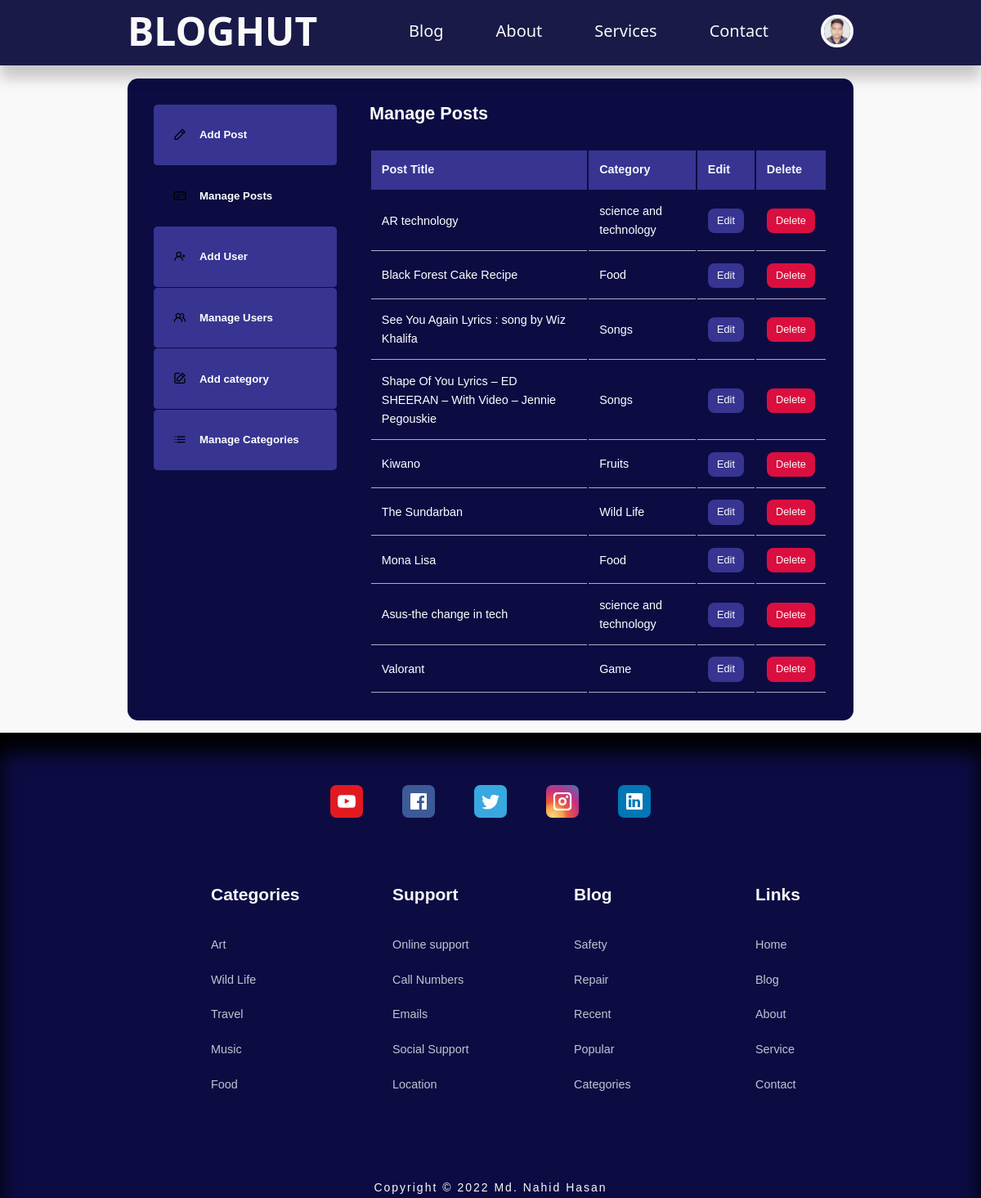
Screenshot of /admin/index.php (signed in) with the database file from the repository.
### tables this page shows
CREATE TABLE `users` (
  `id` int(11) UNSIGNED NOT NULL,
  `firstname` varchar(50) NOT NULL,
  `lastname` varchar(50) NOT NULL,
  `username` varchar(50) NOT NULL,
  `email` varchar(100) NOT NULL,
  `password` varchar(255) NOT NULL,
  `avatar` varchar(255) NOT NULL,
  `is_admin` tinyint(1) NOT NULL
);

CREATE TABLE `posts` (
  `id` int(11) UNSIGNED NOT NULL,
  `title` varchar(255) NOT NULL,
  `body` text NOT NULL,
  `thumbnail` varchar(255) NOT NULL,
  `date_time` timestamp NOT NULL DEFAULT current_timestamp(),
  `category_id` int(11) UNSIGNED DEFAULT NULL,
  `author_id` int(11) UNSIGNED DEFAULT NULL,
  `is_featured` tinyint(1) NOT NULL
);

CREATE TABLE `categories` (
  `id` int(11) UNSIGNED NOT NULL,
  `title` varchar(50) NOT NULL,
  `description` text NOT NULL
);

### admin/partials/header.php (called while the page is built, shortened)
<?php
    include'../partials/header.php';
?>

### admin/index.php (the view, shortened to what this page needs)
<?php
    include'partials/header.php';
?>
    <section class="admin">
        <div class="dashboard">
        <div class="container dashboard-container">
           <aside>
            <ul>
                <li>
                    <a href="add-post.php"><i class="uil uil-pen"></i>
                        <h5>Add Post</h5>
                    </a>
                </li>
                <li>
                    <a href="index.php" class="active"><i class="uil uil-postcard"></i>
                        <h5>Manage Posts</h5>
                    </a>
                </li>
                <?php if(isset($_SESSION['user_is_admin'])): ?>
                <li>
                    <a href="add-user.php"><i class="uil uil-user-plus"></i>
                        <h5>Add User</h5>
                    </a>
                </li>
                <li>
                    <a href="manage-users.php" ><i class="uil uil-users-alt"></i>
                        <h5>Manage Users</h5>
                    </a>
                </li>
                <li>
                    <a href="add-category.php"><i class="uil uil-edit"></i>
                        <h5>Add category</h5>
                    </a>
                </li>
                <li>
                    <a href="manage-categories.php" ><i class="uil uil-list-ul"></i>
                        <h5>Manage Categories</h5>
                    </a>
                </li>
                    <?php endif ?>
            </ul>
           </aside>
           <main class="admin-dashboard">
            <h2>Manage Posts</h2>
            <table>
                <thead>
                    <th>Post Title</th>
                    <th>Category</th>
                    <th>Edit</th>
                    <th>Delete</th>
                </thead>
                <tbody>
                <?php if(isset($_SESSION['user_is_admin'])): ?>
                        <?php
                                $query = "select id, title, category_id from posts order by id";
                                $posts = mysqli_query($con, $query);
                        ?>
                            <?php while ($post= mysqli_fetch_assoc($posts)): ?>
                                    <?php
                                        $category_id = $post['category_id'];
                                        $category_query = "select title from categories where id=$category_id";
                                        $category_result = mysqli_query($con,$category_query);
                                        $category = mysqli_fetch_assoc($category_result);
                                        ?>
                                        <tr>
                                            <td><?= $post['title']?></td>
                                            <td><?= $category['title']?></td>
                                            <td><a href="edit-post.php?id=<?= $post['id']?>" class="btn sm">Edit</a></td>
                                            <td><a href="delete-post.php?id=<?= $post['id']?>" class="btn sm danger">Delete</a></td>
                                        </tr>
                            <?php endwhile ?>
                    <?php endif ?>
                </tbody>
            </table>
           </main>
        </div>
        </div>
    </section>
<?php
    include'../partials/footer.php';
?>

### partials/header.php (shortened to what this page needs)
<?php
    include'./config/database.php';
    if(isset($_SESSION['user-id']))
    {
        $id = $_SESSION['user-id'];
            $query = "SELECT * FROM users WHERE id= '$id'";
            $result = mysqli_query($con, $query);
            $user_avatar = mysqli_fetch_assoc($result);
            $avatar = $user_avatar['avatar'];
    }
?>
<!DOCTYPE html>
<html>
    <head>
        <link rel="stylesheet" href="../css/style.css">
        <link rel="stylesheet" href="https://unicons.iconscout.com/release/v4.0.0/css/line.css">
        <link  rel="stylesheet" href="../css/font.css">
</head>
<body>
    <nav>
        <div class="container nav_container">
            <a href="/index.php" class="nav_logo">BLOGHUT</a>
            <ul class="nav_items">
                <li><a href="/blog.php">Blog</a></li>
                <li><a href="/about.php">About</a></li>
                <li><a href="/services.php">Services</a></li>
                <li><a href="/contact.php">Contact</a></li>
                <?php if(isset($_SESSION['user-id'])): ?>
                <li class="nav_profile">
                    <div class="avatar">
                        <img src="<?='/images/'.$avatar ?> ">
                    </div>
                </li>
                <?php else :?>
                <li><a href="signin.php">Sigin</a></li>
                <?php endif ?>
            </ul>
        </div>
    </nav>
</body>
</html>

### css/style.css (style rules this page uses)
:root { --color-primary: #6f6af8; --color-primary-light: hsl(242, 91%, 69%, 18%); --color-primary-variant: #5854c7; --color-red: #da0f3f; --color-red-light: hsl(346, 87%, 46%, 15%); --color-green: #00c476; --color-green-light: hsl(156, 100%, 38%, 15%); --color-gray-900: #0c0c43; --color-gray-nav: #1a1a48; --color-gray-700: #373591; --color-gray-300: rgba(115, 115, 134, 0.3); --color-gray-200: rgba(242, 242, 254, 0.7); --color-white:black; --color-bg: #F9F9F9; --transition: all 300ms ease; --container-width-lg: 74%; --container-width-md: 88%; --form-width: 55%; --form-width-2: 80%; --card-border-radius-1: 0.3rem; --card-border-radius-2: 0.5rem; --card-border-radius-3: 0.8rem; --card-border-radius-4: 2rem; --card-border-radius-5: 5rem; }
* { margin:0; padding: 0; outline: 0 ; border: 0 ; appearance: 0; list-style: none; text-decoration: none; box-sizing: border-box; }
body { font-family: 'Montserrat', sans-serif; line-height: 1.6; color:var(--color-white); overflow-x: hidden; background: var(--color-bg); font-size: 0.9rem; }
.container { width: var(--container-width-lg); max-width: 1800px; margin-inline: auto; }
section { margin-top: 3rem; width: 100vw; }
h1,h2,h3,h4,h5 { color: var(--color-white); line-height: 1.3; }
h2 { font-size: 1.7; margin: 1rem 0; }
a { color: var(--color-white); transition: var(--transition); }
img { display: block; width: 100%; object-fit: cover; }
nav { background: var(--color-gray-nav); width: 100vw; height: 5rem; position: fixed; top: 0; z-index: 10; box-shadow: 0 1rem 1rem rgba(0, 0, 0, 0.2); }
nav a { color: var(--color-bg); font-size: 20px; font-family:'Segoe UI', Tahoma, Geneva, Verdana, sans-serif; }
.nav_container { height: 1005; display: flex; align-items: center; justify-content: space-between; }
.avatar { width: 2.5rem; height: 2.5rem; border-radius: 50%; overflow: hidden; border: 0.3rem solid var(--color-bg); }
.nav_logo { font-weight: 600; font-size: 3rem; color: var(--color-bg); }
.nav_items { display: flex; align-items: center; gap: 4rem; }
.nav_profile { position: relative; cursor: pointer; }
.btn { display: inline-block; width: fit-content; font-size: 16px; padding: 0.6rem 1.2rem; background-color:#373591; border-radius: var(--card-border-radius-2); cursor: pointer; transition: var(--transition); color: var(--color-bg); }
.btn.sm { padding: 0.3rem 0.7rem; font-size: 0.8rem; }
.btn.danger { background: var(--color-red); }
.dashboard { margin-top: 6rem; color: #fff; height: 100%; }
.admin { min-height: 100vh; }
.dashboard-container { display: grid; grid-template-columns: 14rem auto; gap: 1rem; background: var(--color-gray-900); padding: 2rem; margin-bottom: 5rem; color: #fff; border-radius: var(--card-border-radius-3); }
.dashboard-container h5,h2 { color: #fff; }
.dashboard aside a { background-color: var(--color-gray-700); display: flex; gap: 1rem; align-items: center; padding: 1.5rem; border-radius: var(--card-border-radius-1); font-size: 1rem; }
.dashboard aside ul li:not(:last-child) a { border-bottom: 1px solid var(--color-gray-900); }
.dashboard aside a.active { background-color: var(--color-gray-900); }
.dashboard main { margin-left: 1.5rem; }
.dashboard main h2 { margin: 0 0 2rem 0; line-height: 1; }
.dashboard main table { width: 100%; text-align: left; }
.dashboard main table th { background: var(--color-gray-700); padding: 0.8rem; color:aliceblue; font-weight: bold; }
.dashboard main table td { border-bottom: 1px solid var(--color-gray-200); padding: 0.8rem; color:white; }

### rows the page displays
users: avatar (picture)
posts: title "AR technology", category.title "science and technology"
posts: title "Black Forest Cake Recipe", category.title "Food"
posts: title "See You Again Lyrics : song by Wiz Khalifa", category.title "Songs"
posts: title "Shape Of You Lyrics – ED SHEERAN – With Video – Jennie Pegouskie", category.title "Songs"
posts: title "Kiwano", category.title "Fruits"
posts: title "The Sundarban", category.title "Wild Life"
posts: title "Mona Lisa", category.title "Food"
posts: title "Asus-the change in tech", category.title "science and technology"
posts: title "Valorant", category.title "Game"
